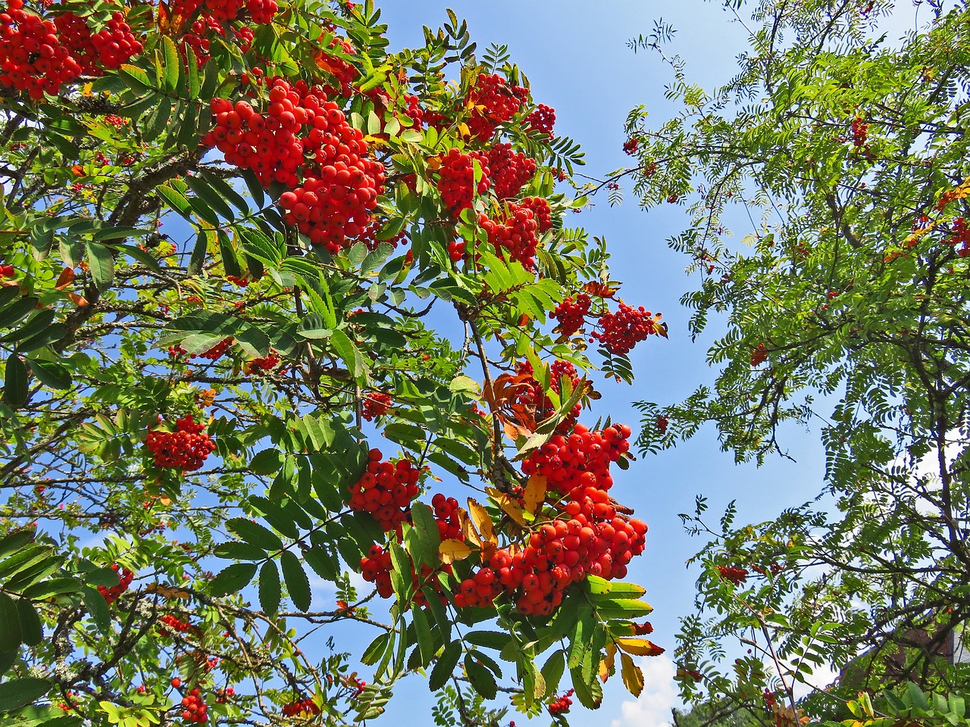
#> input picture Lab4/obrazek.png, 970 x 727 px, shrunk from 1280 x 960 before the run; the run also reads 2 pictures not shown here
$ python Lab4.py
#> lines starting #> are read from the running program, lines starting #| are printed output that depends on the picture
from PIL import Image
import numpy as np
from PIL import ImageChops
from PIL import ImageStat as stat
import matplotlib.pyplot as plt

# Zadanie 1

im = Image.open('obrazek.png')
#> im is the input picture: PIL image 970x727 RGB; mean R, G, B 116.8, 118, 94.5

print("tryb", im.mode)
#| tryb RGB
print("format", im.format)
#| format PNG
print("rozmiar", im.size)
#| rozmiar (970, 727)

# Zadanie 2

arrImg = np.array(im)

t_r = arrImg[:, :, 0]
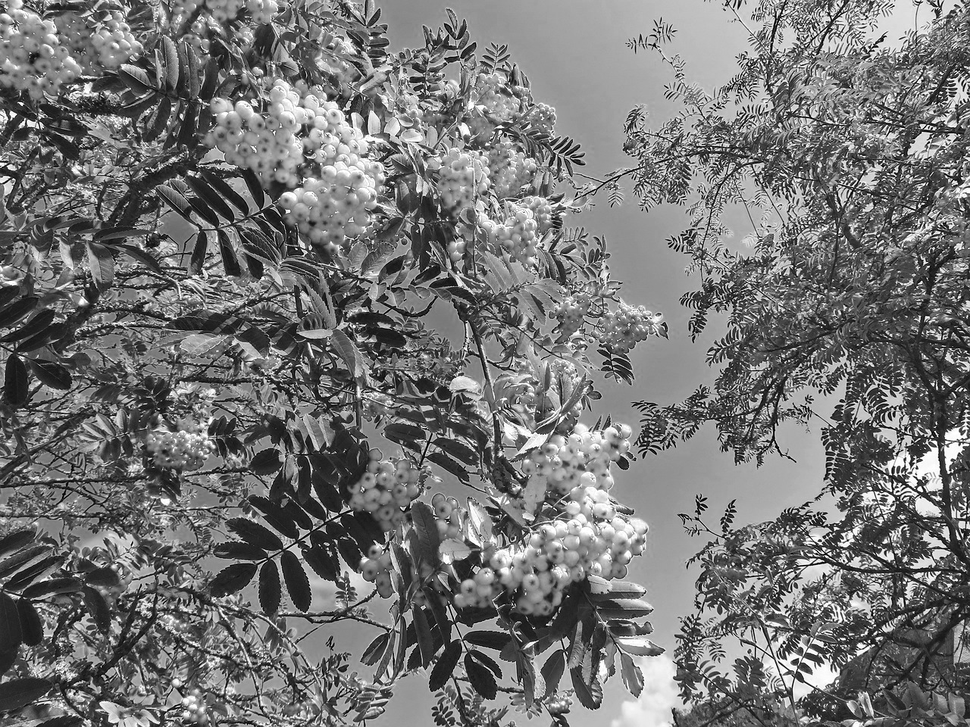
#> t_r: shape (727, 970); min 0, max 255, mean 116.8
t_g = arrImg[:, :, 1]
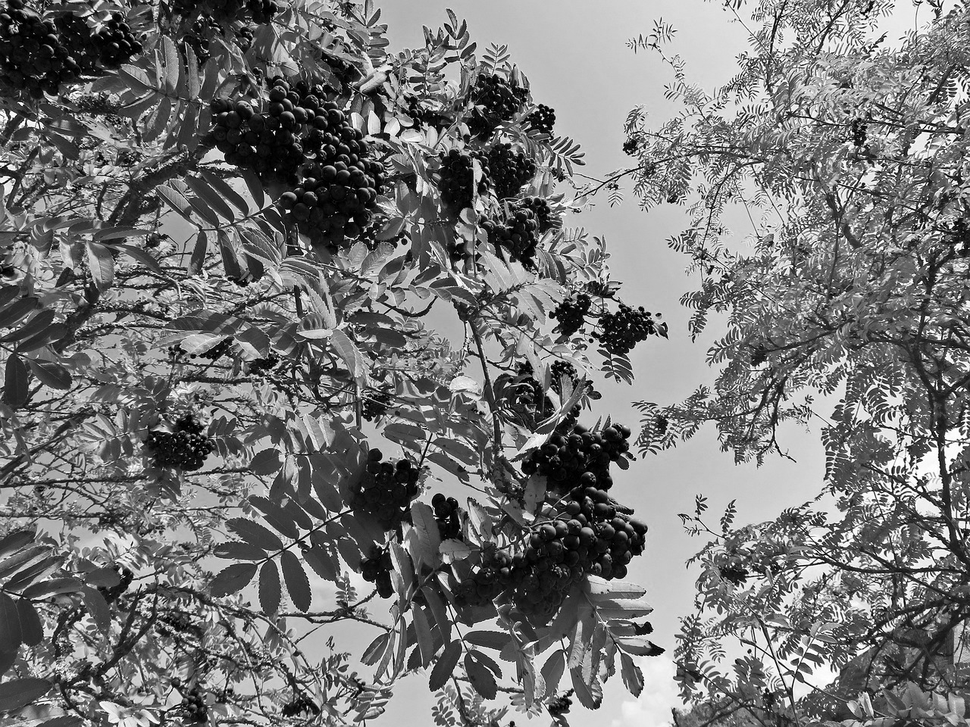
#> t_g: shape (727, 970); min 0, max 255, mean 118
t_b = arrImg[:, :, 2]
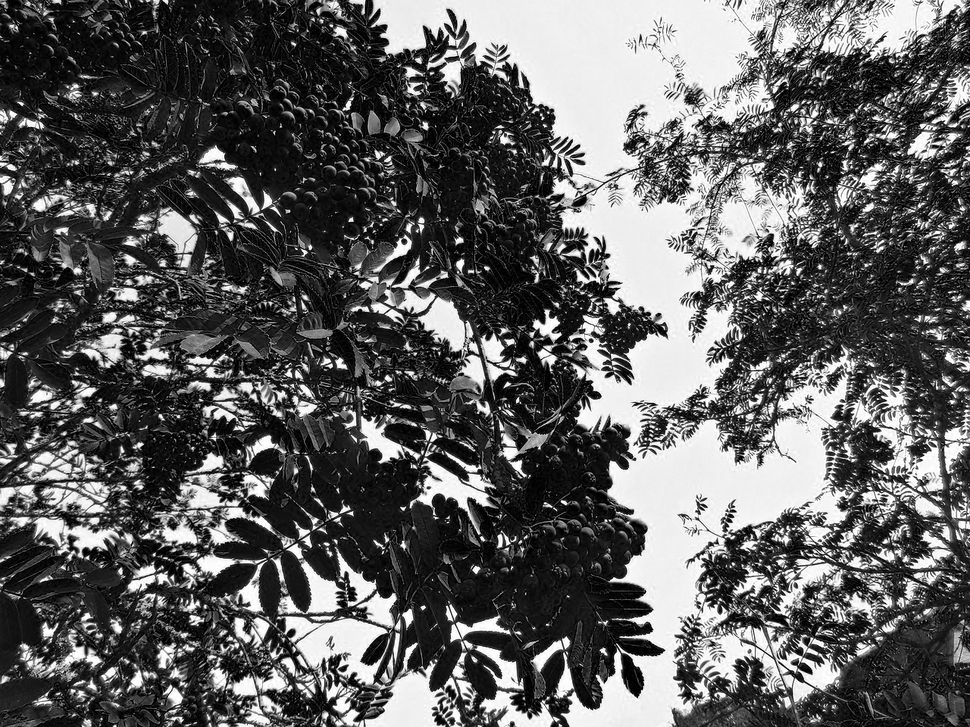
#> t_b: shape (727, 970); min 0, max 255, mean 94.5

im_r = Image.fromarray(t_r)
im_g = Image.fromarray(t_g)
im_b = Image.fromarray(t_b)

# im_r.save('obrazek_red.png')
# im_g.save('obrazek_green.png')
# im_b.save('obrazek_blue.png')

im1 = Image.merge('RGB', (im_r, im_g, im_b))

diff = ImageChops.difference(im, im1)
#> diff: PIL image 970x727 RGB; every value is 0


plt.figure(figsize=(16, 16))
plt.subplot(2,2,1)
plt.imshow(im)
plt.axis('off')
plt.subplot(2,2,2)
plt.imshow(im1)
plt.axis('off')
plt.subplot(2,2,3)
plt.imshow(diff)
plt.axis('off')
plt.subplots_adjust(wspace=0.05, hspace=0.05)
# plt.savefig('fig1.png')
# plt.show()

# Zadanie 3

r, g, b = im.split()

img2 = Image.merge("RGB", (b, g, r))
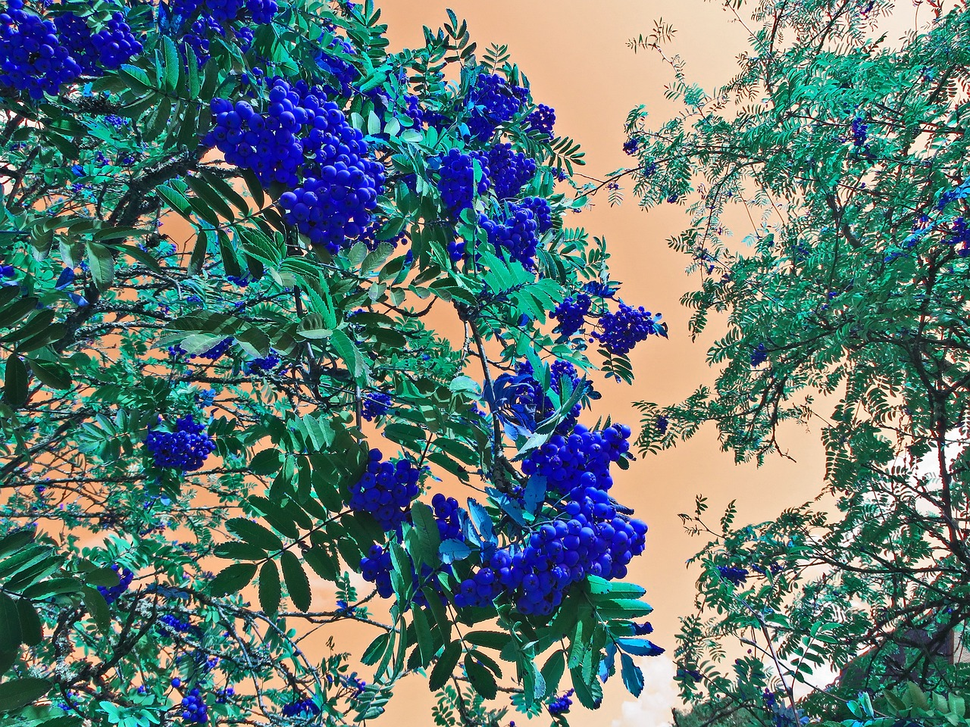
#> img2: PIL image 970x727 RGB; mean R, G, B 94.5, 118, 116.8

# img2.save('im2.jpg')
# img2.save('im2.png')

img2Jpg = Image.open('im2.jpg')
img2Png = Image.open('im2.png')

diff2 = ImageChops.difference(img2Jpg, img2Png)
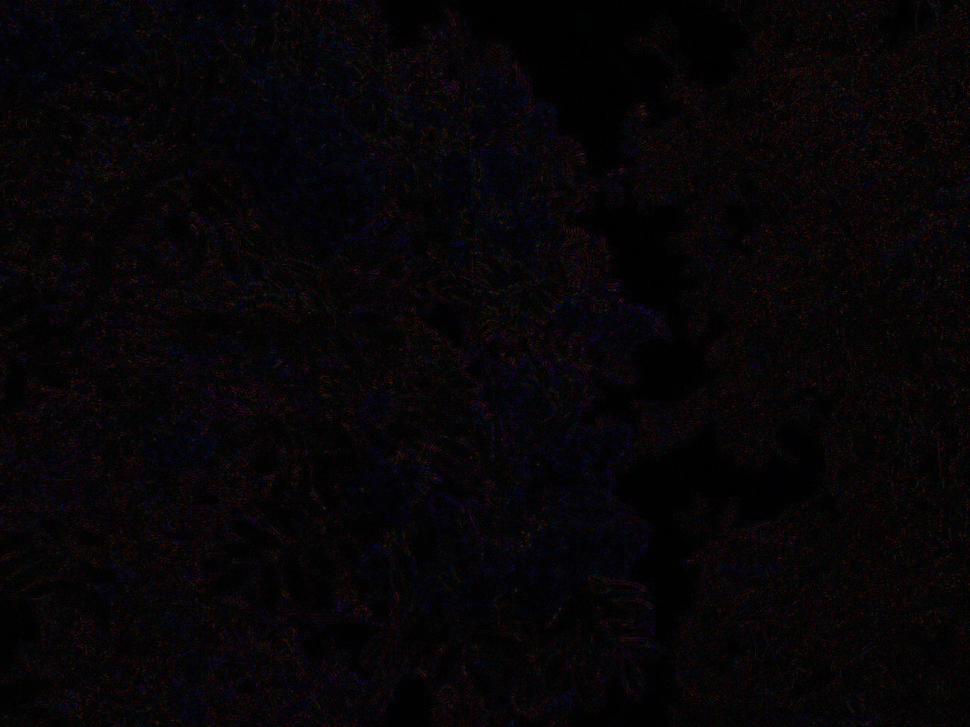
#> diff2: PIL image 970x727 RGB; mean R, G, B 7.2, 4.7, 6.7

plt.figure(figsize=(16, 16))
plt.subplot(2,2,1)
plt.imshow(img2Jpg)
plt.axis('off')
plt.subplot(2,2,2)
plt.imshow(img2Png)
plt.axis('off')
plt.subplot(2,2,3)
plt.imshow(diff2)
plt.axis('off')
plt.subplots_adjust(wspace=0.05, hspace=0.05)
# plt.savefig('fig2.png')

# Zadanie 4

#> (the run stopped early here; a loop or call above may not have finished)
